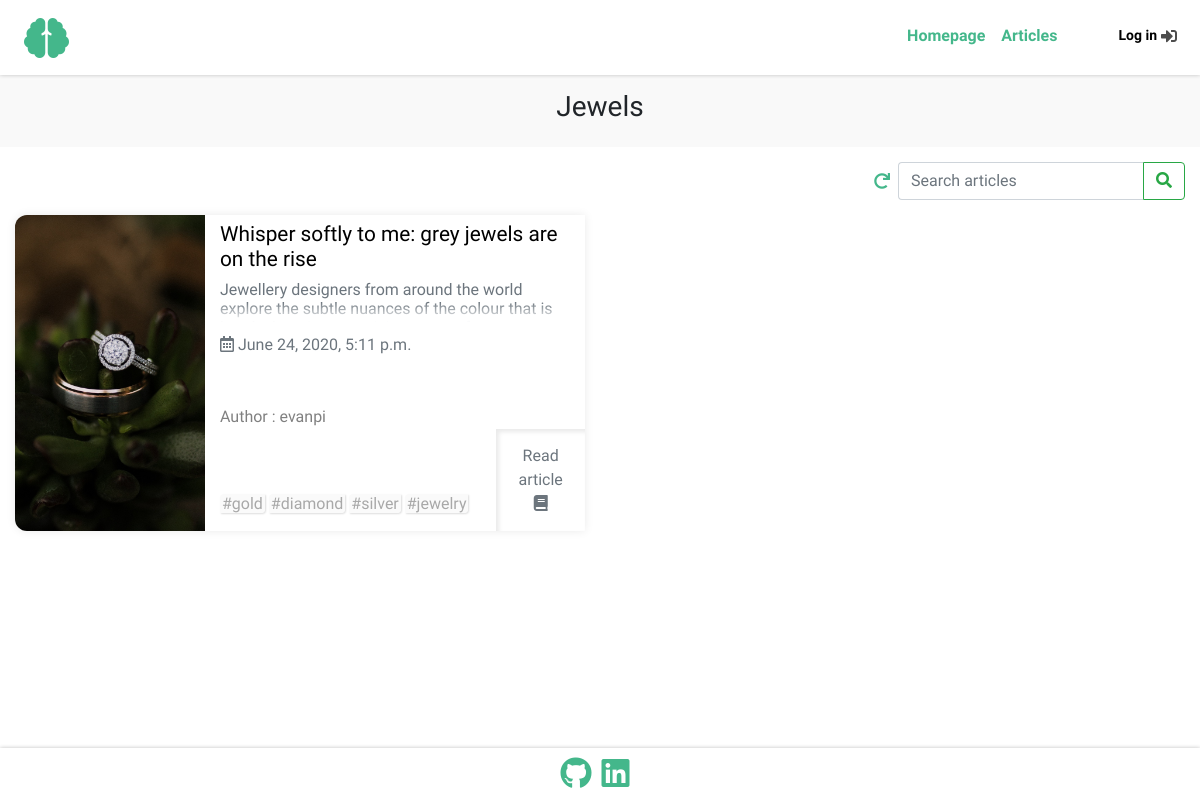
The page /articles/category/jewels/ on the database its author committed.
### articles/models.py (models this page shows, shortened)
class ArticlesCategories(models.Model):
    class Meta:
        verbose_name = 'Articles Category'
        verbose_name_plural = 'Articles Categories'
    title = models.CharField(max_length=100, unique=True)
    slug = models.SlugField(editable=False,max_length=100,default='')
    image = models.ImageField(upload_to = "Articles_Categories_Images", default='', blank=True)

class Articles(models.Model):
    class Meta:
        verbose_name = 'Article'
        verbose_name_plural = 'Articles'
    category = models.ForeignKey(ArticlesCategories, on_delete=models.SET_NULL, null=True, blank=True)
    title = models.CharField(max_length=256,unique=True)
    search = models.CharField(default='',editable=False,max_length=512)
    slug = models.SlugField(editable=False,max_length=256)
    subtitle = models.TextField(max_length=256, blank=True)
    image = models.ImageField(upload_to = "Articles_Images", default='')
    article = RichTextUploadingField()
    tags = TaggableManager(blank=True)
    created = models.DateTimeField(auto_now_add=True)
    updated = models.DateTimeField(auto_now=True)
    publish_date = models.DateTimeField()
    author = models.CharField(editable=False, default='', max_length=256)

### articles/views.py (the view)
# urls.py: path('articles/category/<str:slug>/', views.articlesCategory, name='articlesCategory'),
def articlesCategory(request, slug):
    category = ArticlesCategories.objects.get(slug=slug)
    current_datetime = localtime(now())
    articles = Articles.objects.filter(category=category,publish_date__lte=current_datetime).order_by('-publish_date')
    if request.method == 'POST':
        mut = request.POST.copy()
        mut['search'] = ''.join(c for c in unicodedata.normalize('NFD', mut['search'].lower()) if unicodedata.category(c) != 'Mn')
        articles_Filter = ArticlesFilter(mut, queryset=articles)
        articles = articles_Filter.qs
    else:
        articles_Filter = ArticlesFilter()
    paginator = Paginator(articles, 6)
    page_number = request.GET.get('page')
    page_obj = paginator.get_page(page_number)
    context = {'category':category,'articles':articles,'page_obj':page_obj, 'articles_Filter':articles_Filter}
    return render(request, 'articles/articlesCategory.html', context)

### articles/templates/articles/articlesCategory.html (shortened to what this page needs)
{% extends 'articles/base.html' %}
{% load static %}
{% load thumbnail %}
{% load articles %}
{% block links %}
<link rel="stylesheet" href="{% static 'articles/css/articles.css' %}">
{% endblock %}
{% block main %}
{% include 'articles/navigation.html' %}
<div style="padding-top:15px; padding-bottom:15px; background:#f9f9f9; " class="container-fluid text-center">
  <h3 data-aos='fade-right' data-aos-duration='1000'>{{category.title}}</h3>
</div>
<div style="display: flex; justify-content: flex-end; align-items: center; padding-top:15px;" class="container-fluid">
  <a href="{% url 'articlesCategory' category.slug %}">
    <div style="height: 100%; width:32px; display: flex; flex-direction: column; justify-content: center; align-items: center;">
      <i style="color: #44b78b;" class="fas fa-redo"></i>
    </div>
  </a>
  <form id="articles-search-form" action="{% url 'articlesCategory' category.slug %}" method="POST">
    {{articles_Filter.form.search}}
    <button id="articles-search-submit" class="btn btn-outline-success" type="submit"><i class="fas fa-search"></i></button>
  </form>
</div>
<div id="articles1">
  <div class="container-fluid">
    <div id="articlesContainer" class="row infinite-container">
      {% if articles.count != 0 %}
      {% for article in page_obj %}
      <div class="col-12 col-xl-6 infinite-item">
        <div class="container-fluid">
          <div class="row articleRow">
            {% thumbnail article.image "500x500" quality=91 as im %}
            <div style="background-image:url({{im.url}}); min-height:245px;" class="col-12 col-sm-5 col-lg-4 articleImageDiv">
              <a href="{% url 'article' article.slug %}">
                <div class="articleImageDivInner">
                </div>
              </a>
            </div>
            {% endthumbnail %}
            <div class="col-12 col-sm-7 col-lg-8">
              <div class="articleInfo">
                <div class="title-Subtitle-Publised-Author">
                  <a href="{% url 'article' article.slug %}">
                    <h4 class="articleTitle">{{article.title}}</h4>
                    {% if article.subtitle != '' %}
                    <div class="fade-div">
                      <h6 class="articleSubtitle text-muted">{{article.subtitle}}</h6>
                      <p class="fade-effect"></p>
                    </div>
                    {% endif %}
                  </a>
                  <h6 class="text-muted published"><i class="far fa-calendar-alt"></i> {{article.publish_date}}</h6><br>
                  <span class="author">Author : {{article.author}}</span>
                </div>
                <div style="display:flex; flex:1; justify-content:space-between; width:100%;">
                  <div class="tags">
                    <div>
                      {% for tag in article.tags.all %}
                      <span>#{{ tag }}</span>
                      {% endfor %}
                    </div>
                  </div>
                  <a href="{% url 'article' article.slug %}">
                    <button type="button" class="btn btn-outline-dark readArticle">Read article <br><i class="fas fa-book book"></i> </button>
                  </a>
                </div>
              </div>
            </div>
          </div>
        </div>
      </div>
      {% endfor %}
      {% endif %}
    </div>
  </div>
</div>
{% endblock %}
{% block footer %}
{% include 'articles/footer.html' %}
{% endblock %}

### articles/static/articles/css/base.css (style rules this page uses)
#Site { display: flex; min-height: 100vh; flex-direction: column; }
body, html { font-family: 'Didact Gothic'; max-width: 100vw !important; overflow-x: hidden; }
a { text-decoration: none !important; outline: none !important; }

### articles/static/articles/css/articles.css (style rules this page uses)
#articles1 { width: 100%; display: flex; flex-direction: column; justify-content: flex-start; align-items: center; padding-top: 15px; }
.articleRow { box-shadow: 0px 0px 10px #eaeaea; margin-bottom: 15px; transition: 0.4s; background: white; }
.articleInfo { display: flex; flex-direction: column; justify-content: flex-start; align-items: flex-start; height: 100%; }
.title-Subtitle-Publised-Author { min-height: 214px; display: flex; flex-direction: column; justify-content: space-between; }
.articleImageDiv { padding-left: 0; background-position: center; background-size: cover; background-repeat: no-repeat; }
@media only screen and (min-width: 576px) { .articleImageDiv { border-top-left-radius: 0.75rem; border-bottom-left-radius: 0.75rem; } }
@media only screen and (min-width: 576px) { .articleRow { border-top-left-radius: 0.75rem; border-bottom-left-radius: 0.75rem; } }
.articleImageDivInner { width: 100%; height: 100%; min-height: 316px; }
.readArticle { height: 100%; min-height: 100px; border: none; box-shadow: 3px 3px 4px #eaeaea inset; border-radius: 0; margin-right: -15px; color: #6c757d; transition: 0.6s; }
.title-Subtitle-Publised-Author .articleTitle { margin-top: 7px; color: black; font-size: 1.3rem; }
.author { font-family: 'Didact Gothic', sans-serif; margin: 0; font-weight: normal; color: gray; font-size: 16px; }
.published { margin-top: 4px; }
.tags { width: 100%; display: flex; flex-direction: column; justify-content: flex-end; align-items: flex-start; margin-top: 15px; margin-bottom: 15px; }
.tags span { border: none; border-radius: 0; box-shadow: 1px 1px 2px #dedede; color: #a8a8a8; padding-left: 2px; padding-right: 2px; border-top-left-radius: 4px; border-bottom-right-radius: 4px; background: #fafafa; }
.fade-div { height: 42px; position: relative; overflow: hidden; }
.fade-effect { position: absolute; bottom: 0; left: 0; width: 100%; text-align: center; margin: 0; padding: 30px 0; background-image: linear-gradient(to bottom, transparent, transparent, transparent, white); }
#articles-search-form { display:flex; }
#articles-search-input { border-right: none; border-top-right-radius: 0px; border-bottom-right-radius: 0px; }
#articles-search-submit { border-top-left-radius: 0px; border-bottom-left-radius: 0px; }

### rows shown on the page
ArticlesCategories: title "Jewels"
Articles: title "Whisper softly to me: grey jewels are on the rise", subtitle "Jewellery designers from around the world explore the subtle nuances of the colour that is…", publish_date "June 24, 2020, 5:11 p.m.", author "evanpi"
Tag: name "gold"
Tag: name "diamond"
Tag: name "silver"
Tag: name "jewelry"
